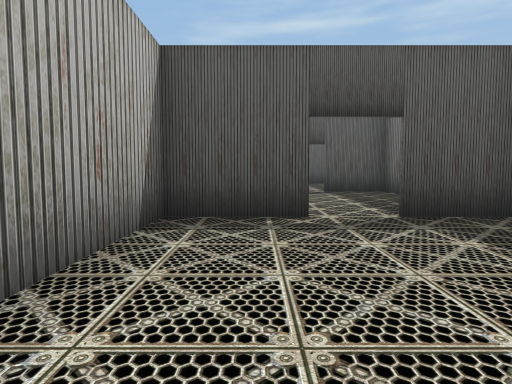
View 1 (above)

24 first-person views from a walk through a 3-D level made in the Unity game engine. The camera is 1.3 m above the floor, tilts 4° down and sees 75° across. The floor is counted in squares, 2 m on a side. Each view is taken from the middle of a square. On the plan, view 1 faces up. The plan holds only what a view shows up to about 10 squares ahead; the rest is blank. The place goes on beyond the plan. The player character is not drawn. Door leaves are left out, so doorways stand open.

View 2
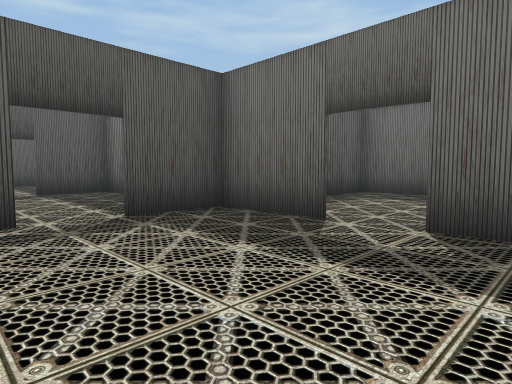

View 3
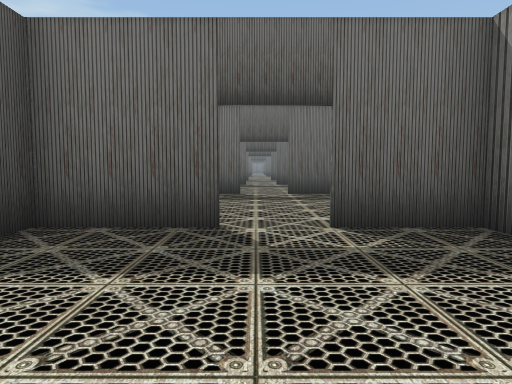

View 4
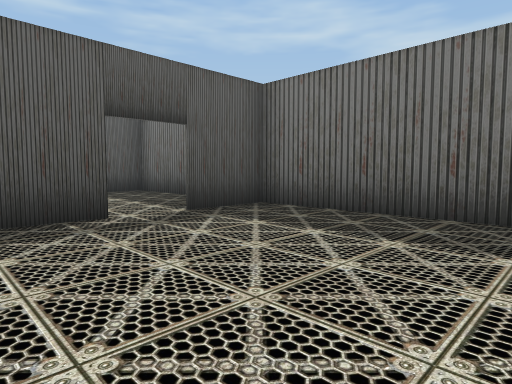

View 5
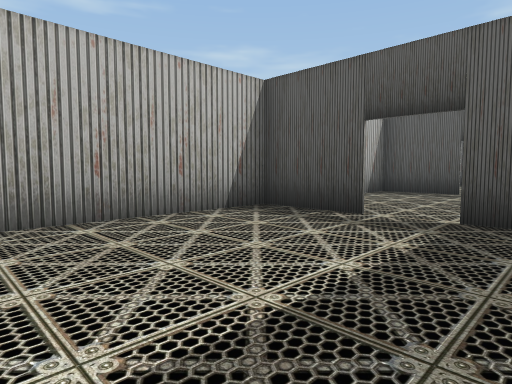

View 6
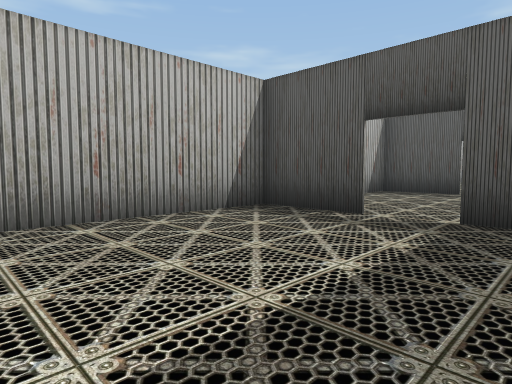

View 7
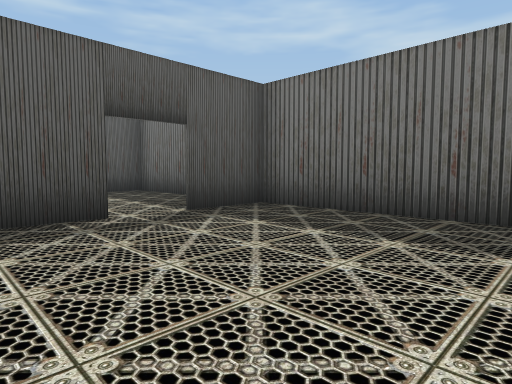

View 8
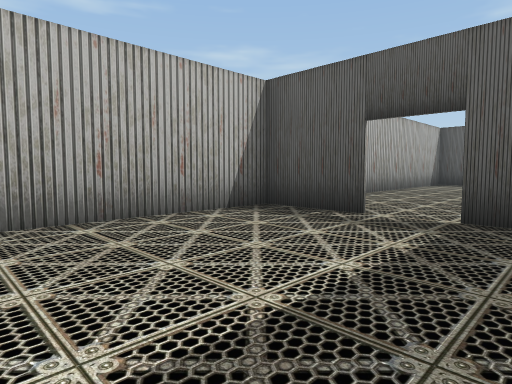

View 9
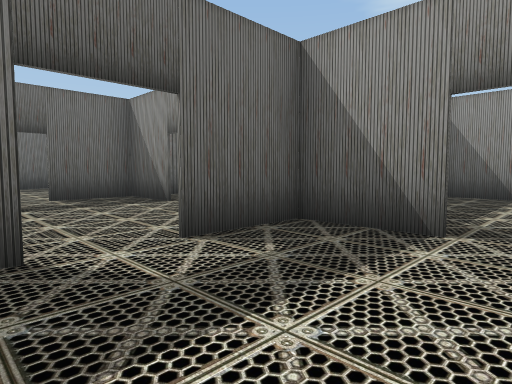

View 10
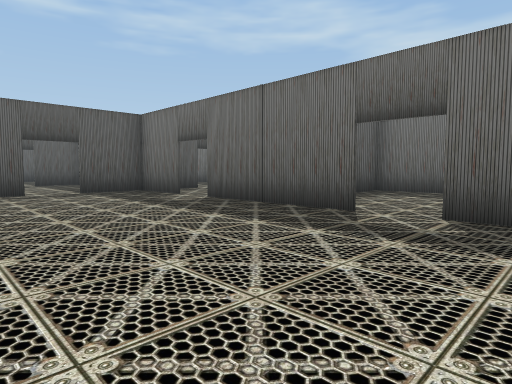

View 11
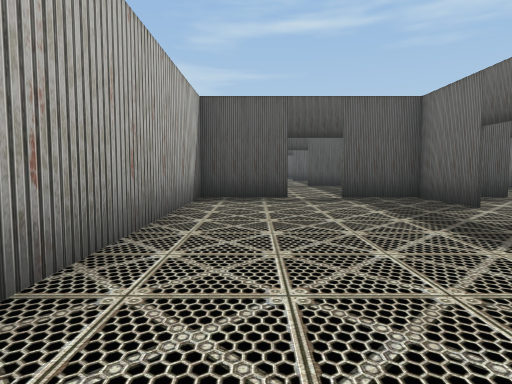

View 12
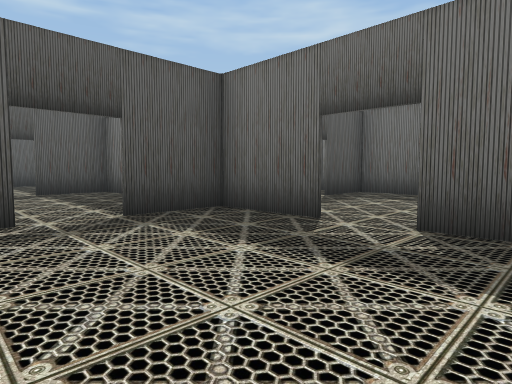

View 13
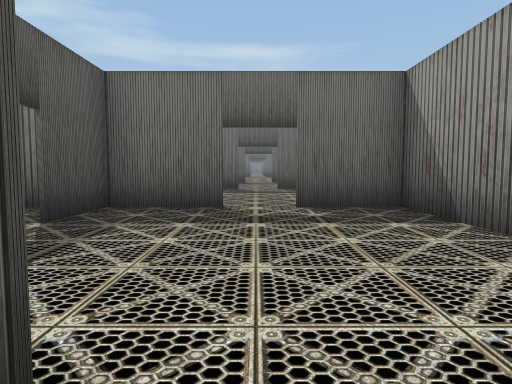

View 14
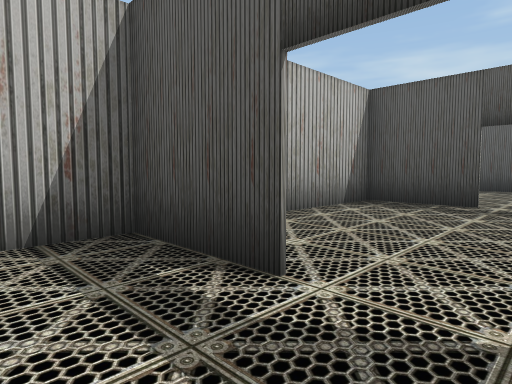

View 15
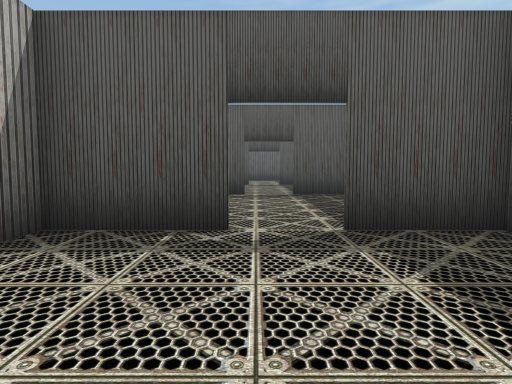

View 16
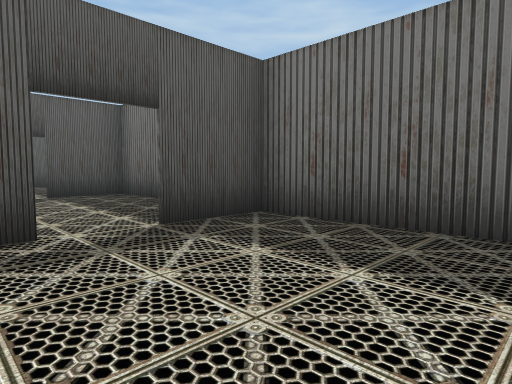

View 17
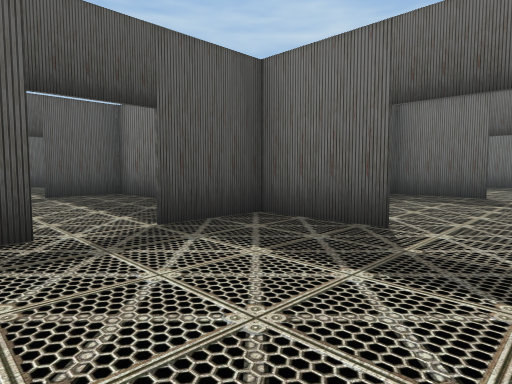

View 18
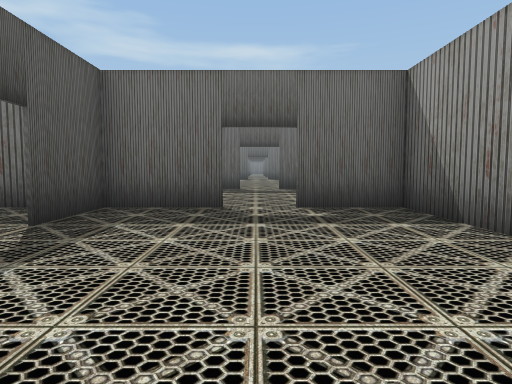

View 19
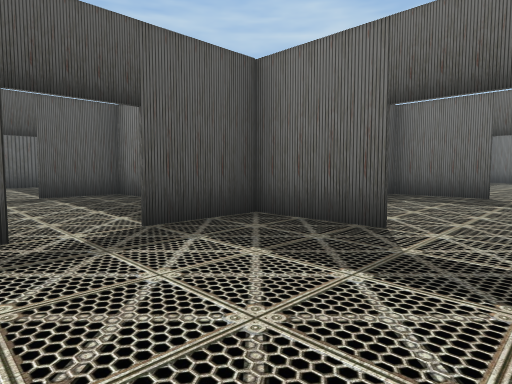

View 20
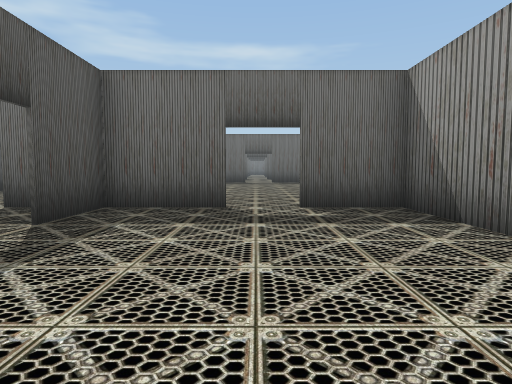

View 21
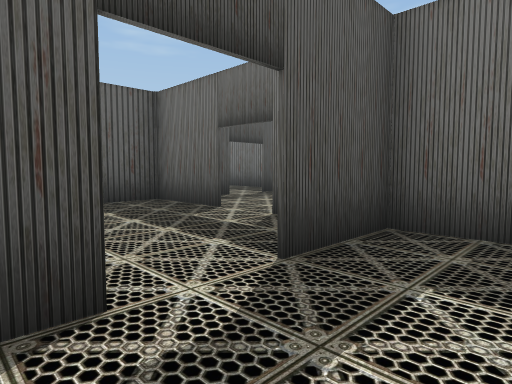

View 22
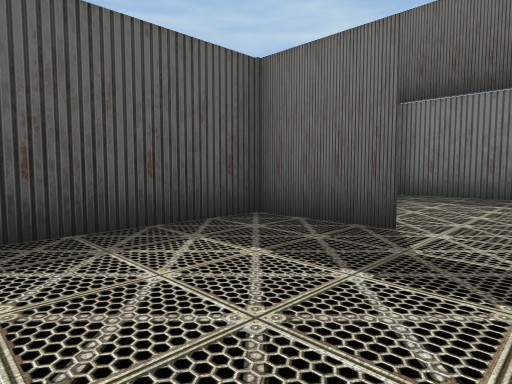

View 23
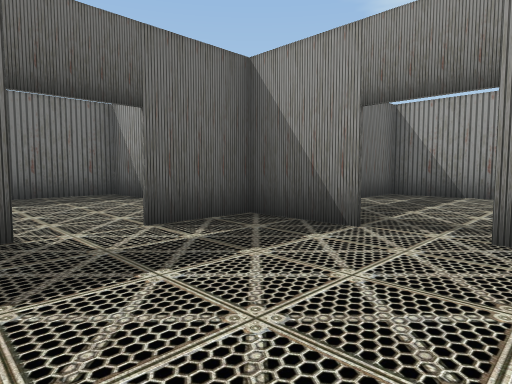

View 24
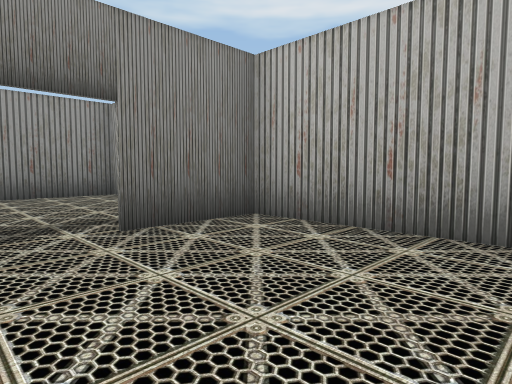

### Floor plan
Points are (right, up) in squares from view 1. A wall is a line through its corners. A room is listed if a view was taken in it or the views show most of it. See-through windows are left out.
Room 1 (views 1, 2, 3)
walls: (0.8, 4.5) (-1.2, 4.5); (3.7, 2.4) (3.7, 4); (-1.2, 4) (-1.2, 1.5); (3.1, -0.5) (3.7, -0.5) (3.7, 1.2); (3.8, 4.5) (1.9, 4.5)
ways out: open door at (1.5, 4.5) to room 2; open door at (4, 1.5)
Room 2 (views 4, 5)
walls: (0.8, 9.5) (-1.2, 9.5); (-1.2, 9) (-1.2, 4); (3.8, 9.5) (1.9, 9.5); (3.7, 4) (3.7, 9.1)
ways out: open door at (1.5, 4.5) to room 1; open door at (1.5, 9.5) to room 3
Room 3 (views 6, 7)
walls: (0.8, 14.5) (-1.2, 14.5); (-1.2, 14) (-1.2, 9); (3.7, 9.1) (3.7, 14.5) (1.9, 14.5)
ways out: open door at (1.5, 9.5) to room 2; open door at (1.5, 14.5) to room 4
Room 4 (view 8)
walls: (0.8, 19.5) (-1.2, 19.5) (-1.2, 14); (2, 14.5) (3.4, 14.5); (3.7, 17.1) (3.7, 19); (3.8, 19.5) (1.9, 19.5)
ways out: open door at (1.5, 14.5) to room 3; open door at (1.5, 19.5) to room 5
Room 5 (views 9, 10, 11, 12, 13, 14)
walls: (3.7, 27.4) (3.7, 29.5); (3.7, 22.5) (3.7, 26.4); (0.8, 29.5) (-1.2, 29.5) (-1.2, 23.4); (4.1, 29.5) (1.9, 29.5); (1.9, 19.5) (3.8, 19.5); (3.7, 19) (3.7, 21.4)
ways out: open door at (1.5, 19.5) to room 4; open door at (1.5, 29.5) to room 6; open door at (4, 26.5) to room 7; open door at (4, 21.5) to room 11
Room 6 (views 15, 16)
walls: (0.8, 34.5) (-1.2, 34.5) (-1.2, 31.9); (3.7, 31.4) (3.7, 34.5) (1.9, 34.5)
ways out: open door at (1.5, 29.5) to room 5; open door at (1.5, 34.5)
Room 7 (views 17, 18)
walls: (6.1, 24.5) (8.8, 24.5); (5.8, 29.5) (4.1, 29.5); (8.6, 27.5) (8.6, 29.5) (6.9, 29.5); (8.6, 24) (8.6, 26.4)
ways out: open door at (4, 26.5) to room 5; open door at (9, 26.5) to room 8; open door at (6.5, 29.5) to room 13
Room 8 (views 19, 20)
walls: (11.1, 24.5) (14, 24.5); (13.5, 27.5) (13.5, 29.9); (13.5, 24.5) (13.5, 26.4); (13.6, 29.5) (11.6, 29.5)
ways out: open door at (9, 26.5) to room 7; open door at (14, 26.5) to room 9; open door at (11.5, 30) to room 14
Room 9 (view 21)
walls: (15.6, 29.5) (15.1, 29.5); (18.6, 27.5) (18.6, 31.2); (14, 24.5) (18.6, 24.5) (18.6, 26.4); (18.6, 29.5) (16.8, 29.5)
ways out: open door at (14, 26.5) to room 8; open door at (16.5, 30) to room 10; open door at (19, 26.5)
Room 10 (views 22, 23, 24)
walls: (13.6, 32.6) (13.6, 29.6) (15.6, 29.6); (18.6, 32.4) (18.6, 34.5) (15.4, 34.5); (16.8, 29.6) (18.6, 29.6)
ways out: open door at (16.5, 30) to room 9; open door at (19, 31.5) to room 12
Room 11 (no view inside)
walls: (6.9, 19.5) (8.6, 19.5); (8.6, 22.6) (8.6, 24); (8.6, 24.5) (7.2, 24.5); (8.6, 18.2) (8.6, 21.2)
ways out: open door at (4, 21.5) to room 5; open door at (6.5, 19.5); open door at (9, 21.5)
Room 12 (no view inside)
walls: (20.6, 34.5) (20.1, 34.5); (21.9, 29.6) (23.5, 29.6) (23.5, 34.5); (22.9, 34.5) (21.8, 34.5)
ways out: open door at (19, 31.5) to room 10; open door at (21.5, 34.5)
Room 13 (no view inside)
walls: (8.6, 32.6) (8.6, 34.5) (6.9, 34.5)
ways out: open door at (6.5, 29.5) to room 7; open door at (6.5, 34.5)
Room 14 (no view inside)
walls: (13.5, 33.2) (13.5, 34.5) (11.8, 34.5); (13.5, 29.9) (13.5, 31.4)
ways out: open door at (11.5, 30) to room 8; open door at (11.5, 34.5)

Positions as (right, up) in squares from view 1, and headings:
1: (0, 0), facing up
2: (0, 0), facing up-right
3: (0, 2), facing right
4: (-1, 5), facing up-right
5: (3, 5), facing up-left
6: (3, 10), facing up-left
7: (-1, 10), facing up-right
8: (3, 15), facing up-left
9: (1, 23), facing down-right
10: (-1, 20), facing up-right
11: (0, 22), facing up
12: (0, 25), facing up-right
13: (3, 27), facing right
14: (2, 28), facing up-left
15: (1, 31), facing up
16: (0, 31), facing up-right
17: (5, 26), facing up-right
18: (8, 27), facing right
19: (10, 26), facing up-right
20: (13, 27), facing right
21: (15, 28), facing up-right
22: (15, 31), facing up-right
23: (15, 33), facing down-right
24: (17, 33), facing down-left
